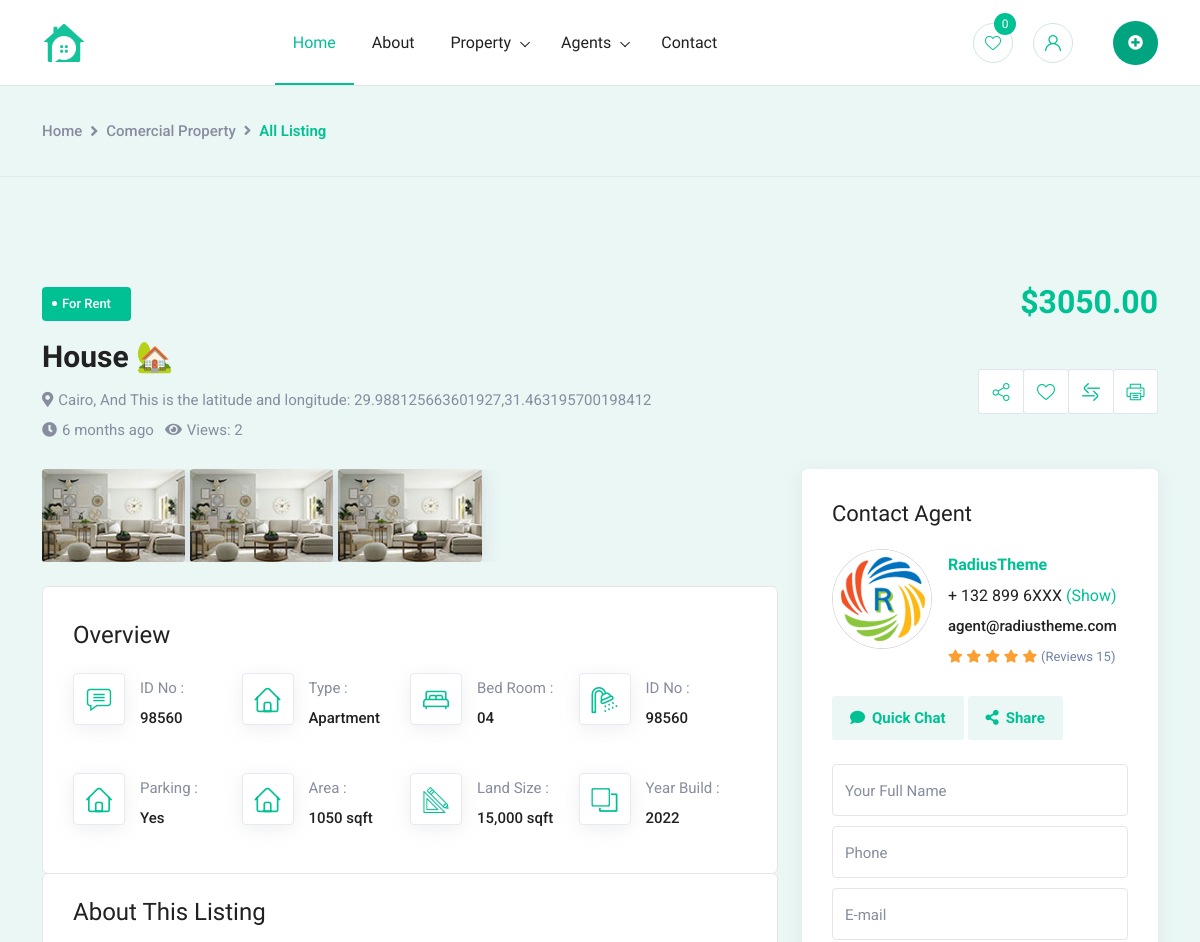
Page /property/85/ (upper part) on the earlier database version.
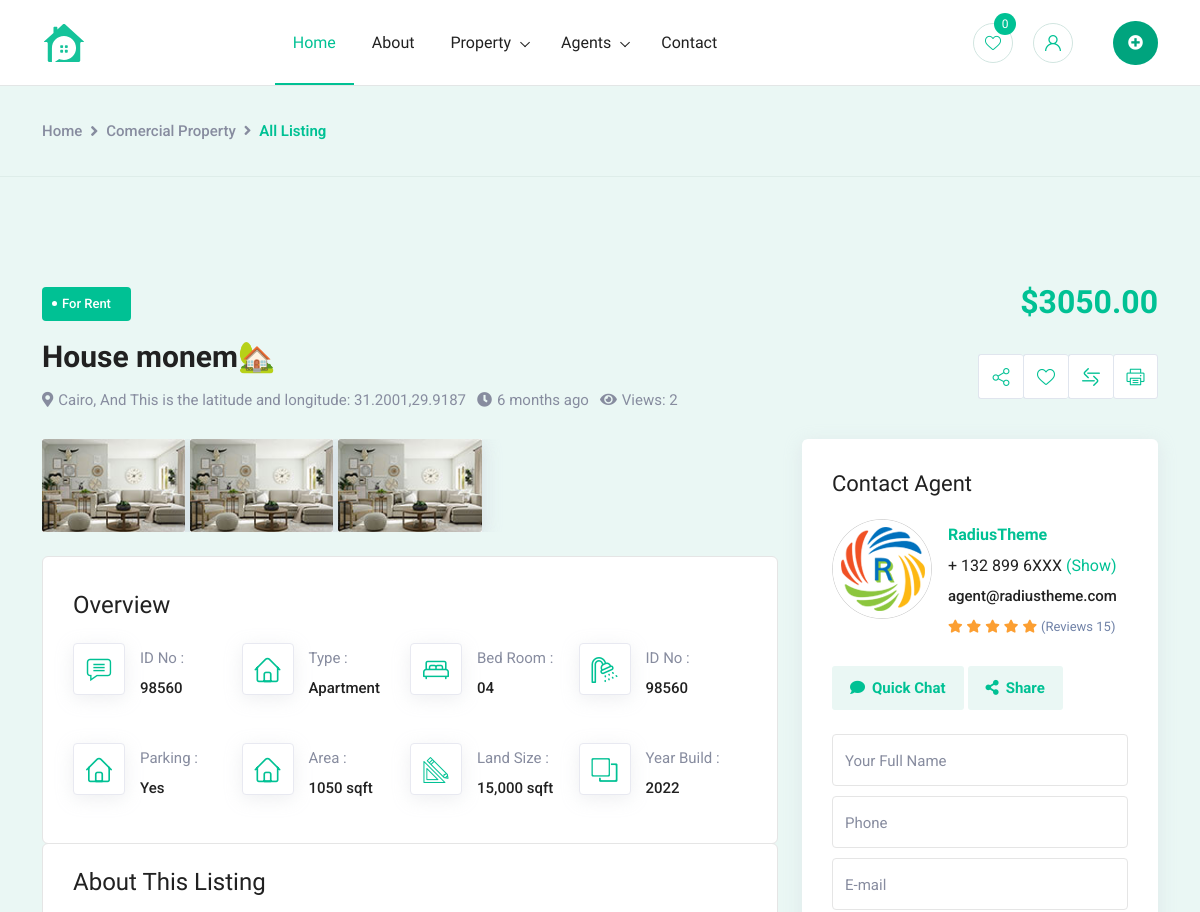
Same page on the later database version.
### property/models.py (models this page shows)
class Property(models.Model):
    title = models.CharField(max_length=50)
    price = models.FloatField(max_length=10)
    status = models.CharField(choices=(('Rent', 'Rent'), ('Sale', 'Sale'), ('Buy', 'Buy')), max_length=10)
    sku = models.IntegerField(unique=True, default=random.randint(1, 10000))
    type = models.CharField(choices=PROPERTY_TYPES, max_length=10)
    bathroom = models.IntegerField(null=True, blank=True)
    bedroom = models.IntegerField(null=True, blank=True)
    description = models.TextField()
    parking = models.BooleanField(default=False)
    image = models.ImageField(upload_to='property')
    area = models.FloatField()
    year_built = models.DateField(null=True, blank=True)
    city = models.CharField(max_length=255)
    location = PlainLocationField(based_fields=['city'], zoom=9, default='30.0444,31.2357')
    video = models.FileField(upload_to='prop', null=True, blank=True)
    owner = models.ForeignKey(User, related_name='property_owner', on_delete=models.CASCADE)
    created_at = models.DateTimeField(default=timezone.now)
    updated_at = models.DateTimeField(default=timezone.now)
    view_count = models.PositiveIntegerField(default=0)  # Added field
    def get_lat_lng(self):
        if self.location:
            lat_lng = self.location.split(',')
            if len(lat_lng) == 2:
                return lat_lng[0], lat_lng[1]
        return '0', '0'  # default values
    def __str__(self) -> str:
        return self.title

### property/views.py (the view)
# urls.py: path('<int:pk>/', PropertyDetail.as_view(), name='property_detial'),  # Fixed typo in 'property_detail'
class PropertyDetail(DetailView):
    model = Property
    template_name = 'property_detail.html'
    context_object_name = 'property'
    def get_object(self):
        obj = super().get_object()
        obj.view_count += 1
        obj.save()
        return obj

### property/templates/property_detail.html (shortened to what this page needs)
{% extends "base.html" %}
{% load static %}
{% load humanize %}
{% block body %}
      <div class="breadcrumb-wrap">
        <div class="container">
          <nav aria-label="breadcrumb">
            <ol class="breadcrumb">
              <li class="breadcrumb-item"><a href="index.html">Home</a></li>
              <li class="breadcrumb-item">
                <a href="single-listing2.html">Comercial Property</a>
              </li>
              <li class="breadcrumb-item active" aria-current="page">
                All Listing
              </li>
            </ol>
          </nav>
        </div>
      </div>
      <section class="single-listing-wrap1">
        <div class="container">
          <div class="single-property">
            <div class="content-wrapper">
              <div class="property-heading">
                <div class="row">
                  <div class="col-lg-6 col-md-12">
                    <div class="single-list-cate">
                      <div class="item-categoery">For {{property.status}}</div>
                    </div>
                  </div>
                  <div class="col-lg-6 col-md-12">
                    <div class="single-list-price">${{property.price|floatformat:2}}</div>
                  </div>
                </div>
                <div class="row align-items-center">
                  <div class="col-lg-8 col-md-12">
                    <div class="single-verified-area">
                      <div class="item-title">
                        <h3>
                          <a href="single-listing2.html"
                            >{{property}}</a
                          >
                        </h3>
                      </div>
                    </div>
                    <div class="single-item-address">
                      <ul>
                        <li>
                        <i class="fas fa-map-marker-alt"></i>{{property.city}}, And
                          This is the latitude and longitude: {{property.location}}
                        </li>
                        <li><i class="fas fa-clock"></i>{{ property.created_at|naturaltime }}</li>
                          <li><i class="fas fa-eye"></i>Views: {{ property.view_count|intcomma }}</li>
                      </ul>
                    </div>
                  </div>
                  <div class="col-lg-4 col-md-12">
                    <div class="side-button">
                      <ul>
                        <li>
                          <a href="with-sidebar2.html" class="side-btn"
                            ><i class="flaticon-share"></i
                          ></a>
                        </li>
                        <li>
                          <a href="with-sidebar2.html" class="side-btn"
                            ><i class="flaticon-heart"></i
                          ></a>
                        </li>
                        <li>
                          <a href="with-sidebar2.html" class="side-btn"
                            ><i class="flaticon-left-and-right-arrows"></i
                          ></a>
                        </li>
                        <li>
                          <a href="with-sidebar2.html" class="side-btn"
                            ><i class="flaticon-printer"></i
                          ></a>
                        </li>
                      </ul>
                    </div>
                  </div>
                </div>
              </div>
              <div class="row">
                <div class="col-lg-8">
                  <div
                    class="featured-thumb-slider-area wow fadeInUp"
                    data-wow-delay=".4s"
                  >
                    <div class="featured-thum-slider2 swiper-container">
                      <div class="swiper-wrapper">
                        <div class="swiper-slide">
                          <div class="item-img">
                            <img
                              src="{% static 'img/blog/product10.jpg' %}"
                              alt="feature"
                              width="154"
                              height="100"
                            />
                          </div>
                        </div>
                      </div>
                    </div>
                  </div>
                  <div class="single-listing-box1">
                    <div class="overview-area">
                      <h3 class="item-title">Overview</h3>
                      <div class="gallery-icon-box">
                        <div class="item-icon-box">
                          <div class="item-icon">
                            <i class="flaticon-comment"></i>
                          </div>
                          <ul class="item-number">
                            <li>ID No :</li>
                            <li class="deep-clr">98560</li>
                          </ul>
                        </div>
                        <div class="item-icon-box">
                          <div class="item-icon">
                            <i class="flaticon-home"></i>
                          </div>
                          <ul class="item-number">
                            <li>Type :</li>
                            <li class="deep-clr">Apartment</li>
                          </ul>
                        </div>
                        <div class="item-icon-box">
                          <div class="item-icon">
                            <i class="flaticon-bed"></i>
                          </div>
                          <ul class="item-number">
                            <li>Bed Room :</li>
                            <li class="deep-clr">04</li>
                          </ul>
                        </div>
                        <div class="item-icon-box">
                          <div class="item-icon">
                            <i class="flaticon-shower"></i>
                          </div>
                          <ul class="item-number">
                            <li>ID No :</li>
                            <li class="deep-clr">98560</li>
                          </ul>
                        </div>
                      </div>
                      <div class="gallery-icon-box">
                        <div class="item-icon-box">
                          <div class="item-icon">
                            <i class="flaticon-home"></i>
                          </div>
                          <ul class="item-number">
                            <li>Parking :</li>
                            <li class="deep-clr">Yes</li>
                          </ul>
                        </div>
                        <div class="item-icon-box">
                          <div class="item-icon">
                            <i class="flaticon-home"></i>
                          </div>
                          <ul class="item-number">
                            <li>Area :</li>
                            <li class="deep-clr">1050 sqft</li>
                          </ul>
                        </div>
                        <div class="item-icon-box">
                          <div class="item-icon">
                            <i class="flaticon-pencil"></i>
                          </div>
                          <ul class="item-number">
                            <li>Land Size :</li>
                            <li class="deep-clr">15,000 sqft</li>
                          </ul>
                        </div>
                        <div class="item-icon-box">
                          <div class="item-icon">
                            <i class="flaticon-two-overlapping-square"></i>
                          </div>
                          <ul class="item-number">
                            <li>Year Build :</li>
                            <li class="deep-clr">2022</li>
                          </ul>
                        </div>
                      </div>
                    </div>
                    <div class="overview-area listing-area">
                      <h3 class="item-title">About This Listing</h3>
                    </div>
                  </div>
                </div>
                <div class="col-lg-4 widget-break-lg sidebar-widget">
                  <div class="widget widget-contact-box">
                    <h3 class="widget-subtitle">Contact Agent</h3>
                    <div class="media d-flex">
                      <div class="flex-shrink-0">
                        <div class="item-logo">
                          <img
                            src="{% static 'img/theme2.png' %}"
                            alt="logo"
                            width="100"
                            height="100"
                          />
                        </div>
                      </div>
                      <div class="media-body flex-grow-1 ms-3">
                        <h4 class="item-title">RadiusTheme</h4>
                        <div class="item-phn">
                          + 132 899 6XXX <a href="single-listing1.html"><span>(Show)</span></a>
                        </div>
                        <div class="item-mail">agent@radiustheme.com</div>
                        <div class="item-rating">
                          <ul>
                            <li><i class="fas fa-star"></i></li>
                            <li><i class="fas fa-star"></i></li>
                            <li><i class="fas fa-star"></i></li>
                            <li><i class="fas fa-star"></i></li>
                            <li><i class="fas fa-star"></i></li>
                            <li class="rating-count">(Reviews 15)</li>
                          </ul>
                        </div>
                      </div>
                    </div>
                    <ul class="wid-contact-button">
                      <li>
                        <a href="contact.html"
                          ><i class="fas fa-comment"></i>Quick Chat</a
                        >
                      </li>
                      <li>
                        <a href="contact.html"
                          ><i class="fas fa-share-alt"></i>Share</a
                        >
                      </li>
                    </ul>
                    <form class="contact-box rt-contact-form">
                      <div class="row">
                        <div class="form-group col-lg-12">
                          <input
                            type="text"
                            class="form-control"
                            name="fname"
                            placeholder="Your Full Name"
                            data-error="First Name is required"
                            required
                          />
                        </div>
                        <div class="form-group col-lg-12">
                          <input
                            type="text"
                            class="form-control"
                            name="phone"
                            placeholder="Phone"
                            data-error="Phone is required"
                            required
                          />
                        </div>
                        <div class="form-group col-lg-12">
                          <input
                            type="text"
                            class="form-control"
                            name="phone"
                            placeholder="E-mail"
                            data-error="Phone is required"
                            required
                          />
                        </div>
                      </div>
                    </form>
                  </div>
                </div>
              </div>
            </div>
          </div>
        </div>
      </section>
{% endblock body %}

Differences in the rows shown:
changed Property "Cairo": title "House 🏡" → "House monem🏡"; location "29.988125663601927,31.463195700198412" → "31.2001,29.9187"
